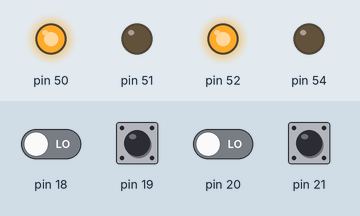
This sketch was run on a simulated Arduino Mega 2560, built with avr-gcc and run on an emulated ATmega2560. Parts: output pins drawn as LEDs (lit = HIGH). The test bench sets the inputs (shaded band); at power-on: pin 19, pin 21 HIGH, pin 18, pin 20 LOW. What the sketch prints to the serial monitor is not drawn.

Above: at 0.2 s.
Timing chart, 0 to 1.7 s (numbered marks = the images above):
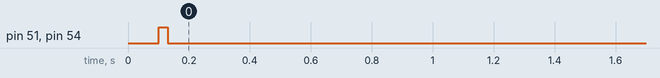

The sketch:

BLEtest1.ino
```cpp
int error=0;
int n;
void setup()
{
  Serial.begin(38400);
  delay(100);
  PORTB|=0x04;
  TESTIO();
  if(error==0)
  {
    DDRB|=0x81;
    for(n=0;n<40;n++)
    {
      PORTB&=~0x81;
      delay(50);
      PORTB|=0x81;
    }
  }

  Serial1.begin(38400);
}
void loop()
{
 boot();
}
void TESTIO(void)
{
  DDRB|=0x0e;
  PORTB&=~0x0e;
  DDRF|=0x01;
  PORTF&=~0x01;
  DDRD&=~0x0f;

  PORTB|=0x04;
  PORTF|=0x01;
  delay(30);
  if(!(PIND&0x01))
  {
    error=1;
  }
  if(PIND&0x02)
  {
    error=1;
  }
  if(!(PIND&0x04))
  {
    error=1;
  }
  if(PIND&0x08)
  {
    error=1;
  }
  PORTB&=~0x04;
  PORTB|=0x0a;
  PORTF&=~0x01;
  delay(30);
  if(PIND&0x01)
  {
    error=1;
  }
  if(!(PIND&0x02))
  {
    error=1;
  }
  if(PIND&0x04)
  {
    error=1;
  }
  if(!(PIND&0x08))
  {
    error=1;
  }
  Serial.println(error);
}
void boot(void)
{
  for(;;)
  {
    if(Serial.available())
    {
      Serial1.write(Serial.read());
    }
    if(Serial1.available())
    {
      Serial.write(Serial1.read());
    }
   }
}
```
